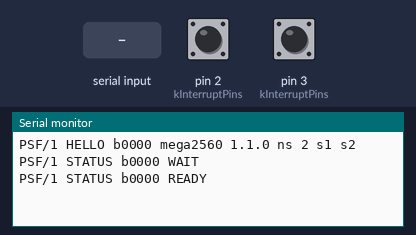
Recording of a sketch running on a simulated Arduino Mega 2560, built with avr-gcc and run on an emulated ATmega2560. On the bench: the last lines printed to the serial monitor. Inputs (shaded band) come from the test bench; at power-on: pin 2 (kInterruptPins) LOW, pin 3 (kInterruptPins) LOW. EEPROM starts erased.

Above: at 1.2 s.
1.3 s: pin 2 (kInterruptPins) pulled HIGH for 0.15 s
At 1.9 s:
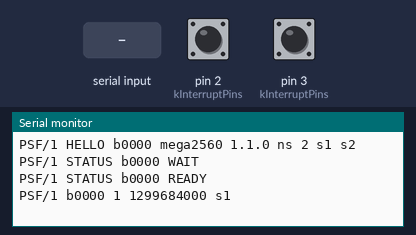
2.9 s: "90,45\n" received over Serial
At 4.1 s:
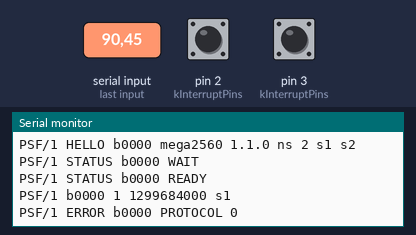
4.4 s: pin 3 (kInterruptPins) pulled HIGH for 0.15 s
At 5.5 s:
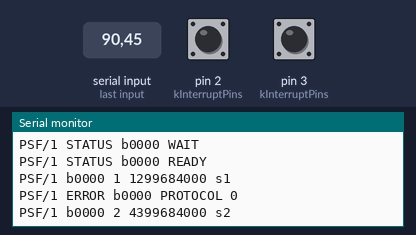
6.0 s: pin 2 (kInterruptPins) pulled HIGH for 1 s
At 6.7 s:
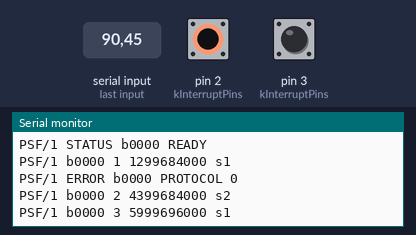
8.5 s: pin 3 (kInterruptPins) pulled HIGH for 1 s
At 9.8 s:
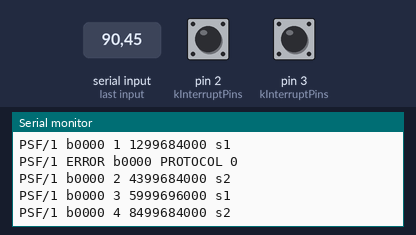
Timing chart, 0 to 11.5 s (numbered marks = the images above; inputs shaded):
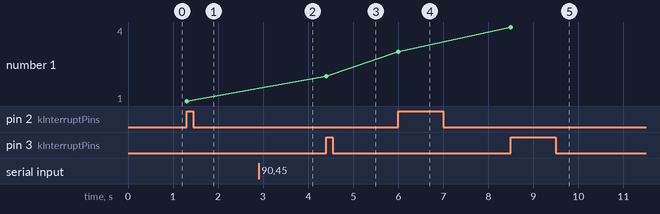

The sketch:

slot_sensor.ino
```cpp
#include <EEPROM.h>

#include "capture.h"

// USB sensor timing for an Arduino Mega 2560.
//
// Sensor s1 is D2 (INT0), sensor s2 is D3 (INT1). Free = LOW, broken = HIGH,
// capture on RISING. Further Mega external-interrupt pins are listed and left
// disabled; other pins are not interrupt inputs.
//
// Opening the serial port resets the board. The sketch then prints one HELLO
// and waits to be synchronized. Lines are PSF/1 only.

namespace {

constexpr uint32_t kBaud = 115200;
constexpr int kActiveSensors = 2;
constexpr uint8_t kSensorId[] = {'1', '2', '3', '4', '5', '6'};

slot_sensor::Engine g_engine(kActiveSensors);
char g_session[8] = "b0000";
bool g_ready_sent = false;
uint32_t g_reported_drops = 0;
char g_rx[64];
uint8_t g_rx_len = 0;
bool g_rx_overflow = false;

void print_u64(uint64_t value) {
  char buffer[21];
  int index = 20;
  buffer[20] = '\0';
  if (value == 0) {
    Serial.write('0');
    return;
  }
  while (value > 0 && index > 0) {
    buffer[--index] = static_cast<char>('0' + static_cast<uint8_t>(value % 10ULL));
    value /= 10ULL;
  }
  Serial.print(buffer + index);
}

void print_session() { Serial.print(g_session); }

uint64_t read_time_ns() {
  noInterrupts();
  uint64_t now = g_engine.clock.extend_ns(micros());
  interrupts();
  return now;
}

void load_session() {
  uint16_t boot = EEPROM.read(0) | (static_cast<uint16_t>(EEPROM.read(1)) << 8);
  boot = static_cast<uint16_t>(boot + 1U);
  EEPROM.update(0, static_cast<uint8_t>(boot & 0xff));
  EEPROM.update(1, static_cast<uint8_t>(boot >> 8));
  g_session[0] = 'b';
  for (int nibble = 3; nibble >= 0; --nibble) {
    uint8_t digit = static_cast<uint8_t>((boot >> (nibble * 4)) & 0xf);
    g_session[4 - nibble] = static_cast<char>(digit < 10 ? '0' + digit : 'a' + digit - 10);
  }
  g_session[5] = '\0';
}

void send_hello() {
  Serial.print(F("PSF/1 HELLO "));
  print_session();
  Serial.print(F(" mega2560 1.1.0 ns 2 s1 s2\n"));
}

void send_status(const __FlashStringHelper* code) {
  Serial.print(F("PSF/1 STATUS "));
  print_session();
  Serial.print(' ');
  Serial.print(code);
  Serial.write('\n');
}

void send_error_buffer() {
  Serial.print(F("PSF/1 ERROR "));
  print_session();
  Serial.print(F(" BUFFER "));
  Serial.print(g_engine.buffer.dropped);
  Serial.write('\n');
}

void send_event(const slot_sensor::CapturedEvent& event) {
  Serial.print(F("PSF/1 "));
  print_session();
  Serial.print(' ');
  Serial.print(event.sequence);
  Serial.print(' ');
  print_u64(event.time_ns);
  Serial.print(F(" s"));
  Serial.write(kSensorId[event.sensor]);
  Serial.write('\n');
}

void on_edge(int index) {
  // micros() is called with interrupts already off inside the ISR.
  g_engine.accept_rising(index, micros());
}

void edge0() { on_edge(0); }
void edge1() { on_edge(1); }

void handle_line(uint64_t received_ns) {
  if (slot_sensor::parse_arm_command(g_rx)) {
    g_engine.rearm();
    return;
  }
  uint32_t host_seq = 0;
  if (!slot_sensor::parse_sync_command(g_rx, &host_seq)) {
    Serial.print(F("PSF/1 ERROR "));
    print_session();
    Serial.print(F(" PROTOCOL 0\n"));
    return;
  }
  uint64_t sending = read_time_ns();
  Serial.print(F("PSF/1 SYNC "));
  print_session();
  Serial.print(' ');
  Serial.print(host_seq);
  Serial.print(' ');
  print_u64(received_ns);
  Serial.print(' ');
  print_u64(sending);
  Serial.write('\n');
}

void poll_serial() {
  while (Serial.available() > 0) {
    int raw = Serial.read();
    if (raw < 0) {
      return;
    }
    char letter = static_cast<char>(raw);
    if (letter == '\n') {
      uint64_t received_ns = read_time_ns();
      g_rx[g_rx_len] = '\0';
      if (!g_rx_overflow && g_rx_len > 0) {
        handle_line(received_ns);
      }
      g_rx_len = 0;
      g_rx_overflow = false;
      continue;
    }
    if (letter == '\r') {
      continue;
    }
    if (g_rx_overflow || g_rx_len >= static_cast<uint8_t>(sizeof(g_rx) - 1)) {
      g_rx_overflow = true;
      g_rx_len = 0;
      continue;
    }
    g_rx[g_rx_len++] = letter;
  }
}

}  // namespace

void setup() {
  load_session();
  for (int index = 0; index < kActiveSensors; ++index) {
    uint8_t pin = slot_sensor::kInterruptPins[index];
    pinMode(pin, INPUT);
  }
  Serial.begin(kBaud);
  send_hello();
  send_status(F("WAIT"));
  int interrupt0 = digitalPinToInterrupt(slot_sensor::kInterruptPins[0]);
  int interrupt1 = digitalPinToInterrupt(slot_sensor::kInterruptPins[1]);
  if (interrupt0 != NOT_AN_INTERRUPT) {
    attachInterrupt(interrupt0, edge0, RISING);
  }
  if (interrupt1 != NOT_AN_INTERRUPT) {
    attachInterrupt(interrupt1, edge1, RISING);
  }
}

void loop() {
  uint64_t now = read_time_ns();
  if (g_engine.clock.take_wrap()) {
    send_status(F("TIME"));
  }
  for (int index = 0; index < kActiveSensors; ++index) {
    bool blocked = digitalRead(slot_sensor::kInterruptPins[index]) == HIGH;
    g_engine.service(index, now, blocked);
  }
  slot_sensor::CapturedEvent event;
  while (g_engine.buffer.pop(&event)) {
    send_event(event);
  }
  if (g_engine.buffer.dropped != g_reported_drops) {
    g_reported_drops = g_engine.buffer.dropped;
    send_error_buffer();
  }
  if (!g_ready_sent && g_engine.armed()) {
    g_ready_sent = true;
    send_status(F("READY"));
  }
  poll_serial();
}
```

capture.h
```cpp
#pragma once

// Capture rules for the slot-sensor firmware.
//
// Free beam is LOW, broken beam is HIGH, and a crossing is the first accepted
// rising edge. Each sensor locks on its own. It arms again only after 1000 ms
// from that edge and 20 ms of continuous free signal. Those 20 ms may overlap
// the end of the lock. A later edge while locked does not move the deadline.
// PSF/1 ARM drops every current lock without emitting a crossing. A sensor
// that is already free stays free. A locked sensor then needs only the usual
// 20 ms of continuous free signal; it does not also wait out the 1000 ms.
// The lock during a running race is unchanged.
//
// At startup a sensor that is already broken waits until it has been free for
// 20 ms. That blocked state is not a crossing.
//
// The 32-bit microsecond counter is extended to a 64-bit nanosecond time base
// shared by every sensor. One missed wrap (the caller was away for 2^32 us,
// about 71.6 minutes) is counted. Two wraps in one gap cannot be seen; the
// firmware treats that as a lost clock.

#include <stddef.h>
#include <stdint.h>

namespace slot_sensor {

constexpr uint64_t kNanosPerMicro = 1000ULL;
constexpr uint64_t kLockoutNs = 1000000000ULL;
constexpr uint64_t kStableFreeNs = 20000000ULL;
constexpr int kBufferCapacity = 16;
constexpr int kMaxSensors = 6;
constexpr uint8_t kWaitFree = 0;
constexpr uint8_t kOpen = 1;
constexpr uint8_t kLocked = 2;

// External interrupt pins on the Mega 2560. digitalPinToInterrupt is valid
// for these and is not valid for the other digital pins. Only the first two
// are enabled by the sketch.
constexpr uint8_t kInterruptPins[kMaxSensors] = {2, 3, 21, 20, 19, 18};

struct CapturedEvent {
  int sensor;
  uint64_t time_ns;
  uint32_t sequence;
};

struct Clock {
  uint32_t overflows;
  uint32_t last_low;
  bool wrapped;

  Clock() : overflows(0), last_low(0), wrapped(false) {}

  // Micros value from the controller. The caller serializes this.
  uint64_t extend_us(uint32_t micros_now) {
    if (micros_now < last_low) {
      overflows += 1;
      wrapped = true;
    }
    last_low = micros_now;
    return (static_cast<uint64_t>(overflows) << 32) | micros_now;
  }

  uint64_t extend_ns(uint32_t micros_now) { return extend_us(micros_now) * kNanosPerMicro; }

  bool take_wrap() {
    bool seen = wrapped;
    wrapped = false;
    return seen;
  }
};

struct Channel {
  uint8_t state;
  uint64_t accepted_ns;
  uint64_t stable_since_ns;
  bool timing_stable;
  bool ever_open;

  Channel()
      : state(kWaitFree),
        accepted_ns(0),
        stable_since_ns(0),
        timing_stable(false),
        ever_open(false) {}

  // True when this rising edge is a crossing. Ignored edges leave accepted_ns.
  bool on_rising(uint64_t now_ns, uint32_t* sequence, CapturedEvent* out, int index) {
    if (state != kOpen || sequence == nullptr || out == nullptr) {
      return false;
    }
    state = kLocked;
    accepted_ns = now_ns;
    timing_stable = false;
    *sequence += 1;
    out->sensor = index;
    out->time_ns = now_ns;
    out->sequence = *sequence;
    return true;
  }

  void service(uint64_t now_ns, bool blocked) {
    if (state == kOpen) {
      return;
    }
    if (blocked) {
      timing_stable = false;
      return;
    }
    if (!timing_stable) {
      timing_stable = true;
      stable_since_ns = now_ns;
      return;
    }
    if (now_ns - stable_since_ns < kStableFreeNs) {
      return;
    }
    if (state == kLocked && now_ns - accepted_ns < kLockoutNs) {
      return;
    }
    state = kOpen;
    ever_open = true;
    timing_stable = false;
  }
};

struct Buffer {
  CapturedEvent items[kBufferCapacity];
  int head;
  int count;
  uint32_t dropped;
  uint32_t last_dropped_sequence;

  Buffer() : head(0), count(0), dropped(0), last_dropped_sequence(0) {}

  bool push(const CapturedEvent& event) {
    if (count >= kBufferCapacity) {
      dropped += 1;
      last_dropped_sequence = event.sequence;
      return false;
    }
    int tail = (head + count) % kBufferCapacity;
    items[tail] = event;
    count += 1;
    return true;
  }

  bool pop(CapturedEvent* out) {
    if (count == 0 || out == nullptr) {
      return false;
    }
    *out = items[head];
    head = (head + 1) % kBufferCapacity;
    count -= 1;
    return true;
  }
};

struct Engine {
  Clock clock;
  Channel channels[kMaxSensors];
  int sensor_count;
  Buffer buffer;
  uint32_t sequence;

  explicit Engine(int sensors) : sensor_count(sensors), sequence(0) {
    if (sensor_count < 1) {
      sensor_count = 1;
    }
    if (sensor_count > kMaxSensors) {
      sensor_count = kMaxSensors;
    }
  }

  // ISR body. micros_now is the controller's micros() at the edge.
  bool accept_rising(int index, uint32_t micros_now) {
    if (index < 0 || index >= sensor_count) {
      return false;
    }
    CapturedEvent event;
    uint64_t now_ns = clock.extend_ns(micros_now);
    if (!channels[index].on_rising(now_ns, &sequence, &event, index)) {
      return false;
    }
    return buffer.push(event);
  }

  void service(int index, uint64_t now_ns, bool blocked) {
    if (index < 0 || index >= sensor_count) {
      return;
    }
    channels[index].service(now_ns, blocked);
  }

  bool armed() const {
    for (int index = 0; index < sensor_count; ++index) {
      if (!channels[index].ever_open) {
        return false;
      }
    }
    return true;
  }

  // Drop locks at the race release. No crossing is emitted and accepted_ns
  // is not moved, so a hidden edge does not become a new deadline.
  void rearm() {
    for (int index = 0; index < sensor_count; ++index) {
      Channel& channel = channels[index];
      if (channel.state != kLocked) {
        continue;
      }
      channel.state = kWaitFree;
      channel.timing_stable = false;
    }
  }
};

// Host line "PSF/1 ARM". Exact, apart from one optional trailing CR.
inline bool parse_arm_command(const char* line) {
  if (line == nullptr) {
    return false;
  }
  const char* expected = "PSF/1 ARM";
  for (size_t index = 0; expected[index] != '\0'; ++index) {
    if (line[index] != expected[index]) {
      return false;
    }
  }
  const char* cursor = line + 9;
  if (*cursor == '\r') {
    cursor += 1;
  }
  return *cursor == '\0';
}

// Host line "PSF/1 SYNC <seq>". Returns false for every other line, including
// event lines and comments. The sketch answers a rejected line with ERROR PROTOCOL.
inline bool parse_sync_command(const char* line, uint32_t* host_seq) {
  if (line == nullptr || host_seq == nullptr) {
    return false;
  }
  const char* prefix = "PSF/1 SYNC ";
  for (size_t index = 0; prefix[index] != '\0'; ++index) {
    if (line[index] != prefix[index]) {
      return false;
    }
  }
  const char* cursor = line + 11;
  if (*cursor < '1' || *cursor > '9') {
    return false;
  }
  uint32_t value = 0;
  while (*cursor >= '0' && *cursor <= '9') {
    uint32_t digit = static_cast<uint32_t>(*cursor - '0');
    if (value > (UINT32_MAX - digit) / 10) {
      return false;
    }
    value = value * 10 + digit;
    cursor += 1;
  }
  if (*cursor == '\r') {
    cursor += 1;
  }
  if (*cursor != '\0') {
    return false;
  }
  *host_seq = value;
  return true;
}

}  // namespace slot_sensor
```

Measured:
- after the input at 1.3 s, the serial monitor: prints a new line at once (image 1)
- after the input at 2.9 s, the serial monitor: prints a new line at once (image 2)
- after the input at 4.4 s, the serial monitor: prints a new line at once (image 3)
- after the input at 6.0 s, the serial monitor: prints a new line at once (image 4)
- after the input at 8.5 s, the serial monitor: prints a new line at once (image 5)
- plotted number 1: 1 → 2 after the input at 4.4 s, 2 → 3 after the input at 6.0 s, 3 → 4 after the input at 8.5 s
